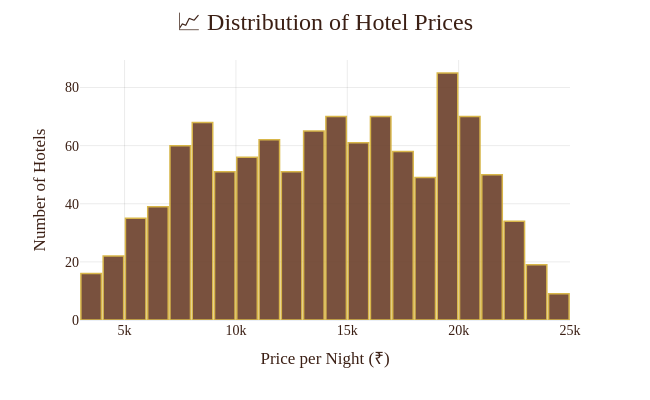

Notebook source saved alongside this figure:
### Markdown cell above
<div style="
background:#3B1F14;
padding:20px;
border-radius:18px;
border:3px solid #D4AF37;
text-align:center;
">

<h1 style="
color:#F8E7C5;
margin:0;
font-size:30px;
">

📈 Hotel Price Distribution

</h1>

</div>

### Code cell
import plotly.express as px

fig = px.histogram(
    df,
    x="Price_per_Night",
    nbins=30,
    color_discrete_sequence=["#6B3F2A"],
    opacity=0.9
)

fig.update_traces(

    marker=dict(
        line=dict(
            color="#D4AF37",
            width=1.5
        )
    ),

    hovertemplate=
    "<b>Price Range</b><br>" +
    "₹%{x:,.0f}<br>" +
    "Hotels: %{y}<extra></extra>"
)

fig.update_layout(

    title=dict(
        text="📈 Distribution of Hotel Prices",
        x=0.5,
        font=dict(size=24)
    ),

    height=400,
    width=650,

    plot_bgcolor="white",
    paper_bgcolor="white",

    font=dict(
        family="Georgia",
        size=14,
        color="#3B1F14"
    ),

    xaxis=dict(
        title="Price per Night (₹)",
        gridcolor="rgba(0,0,0,0.08)"
    ),

    yaxis=dict(
        title="Number of Hotels",
        gridcolor="rgba(0,0,0,0.08)"
    ),

    bargap=0.08
)

fig.show()

### Figure 1 — Plotly figure (JSON) as saved in the notebook; plotly's stock layout.template omitted (floating-point values rounded to 4 significant figures; data arrays with more than 128 entries replaced by an {"elided": "..."} marker saying what was removed)
{"data": [{"bingroup": "x", "hovertemplate": "<b>Price Range</b><br>₹%{x:,.0f}<br>Hotels: %{y}<extra></extra>", "legendgroup": "", "marker": {"color": "#6B3F2A", "line": {"color": "#D4AF37", "width": 1.5}, "opacity": 0.9, "pattern": {"shape": ""}}, "name": "", "nbinsx": 30, "orientation": "v", "showlegend": false, "type": "histogram", "x": {"elided": "1100 int values"}, "xaxis": "x", "yaxis": "y"}], "layout": {"bargap": 0.08, "barmode": "relative", "font": {"color": "#3B1F14", "family": "Georgia", "size": 14}, "height": 400, "legend": {"tracegroupgap": 0}, "margin": {"t": 60}, "paper_bgcolor": "white", "plot_bgcolor": "white", "title": {"font": {"size": 24}, "text": "📈 Distribution of Hotel Prices", "x": 0.5}, "width": 650, "xaxis": {"anchor": "y", "domain": [0, 1], "gridcolor": "rgba(0,0,0,0.08)", "title": {"text": "Price per Night (₹)"}}, "yaxis": {"anchor": "x", "domain": [0, 1], "gridcolor": "rgba(0,0,0,0.08)", "title": {"text": "Number of Hotels"}}}}
